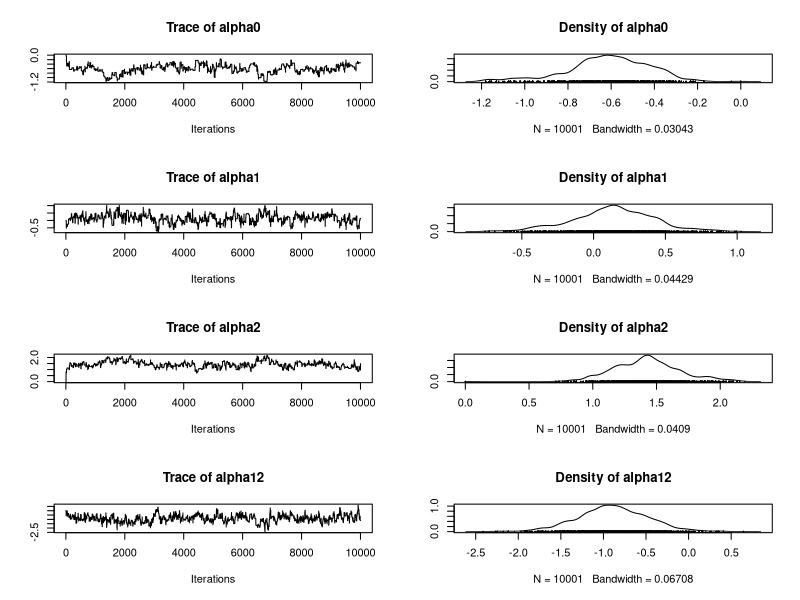
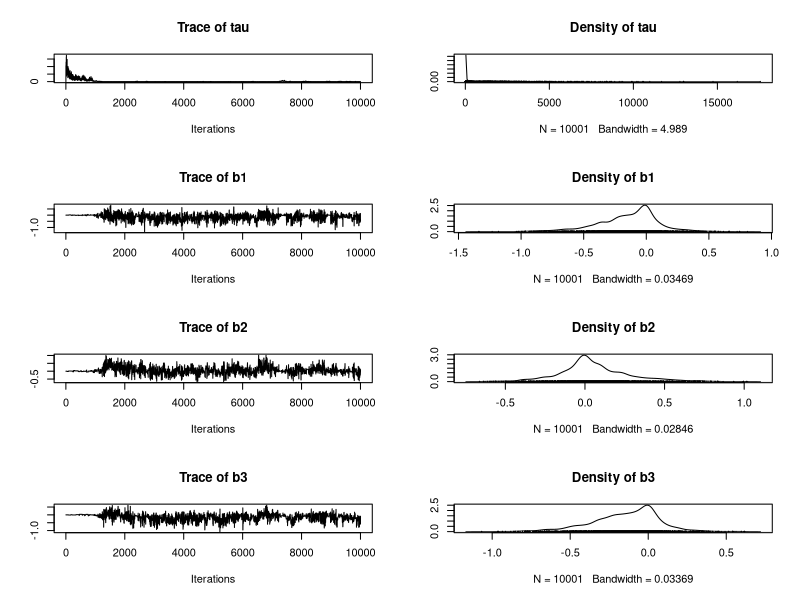
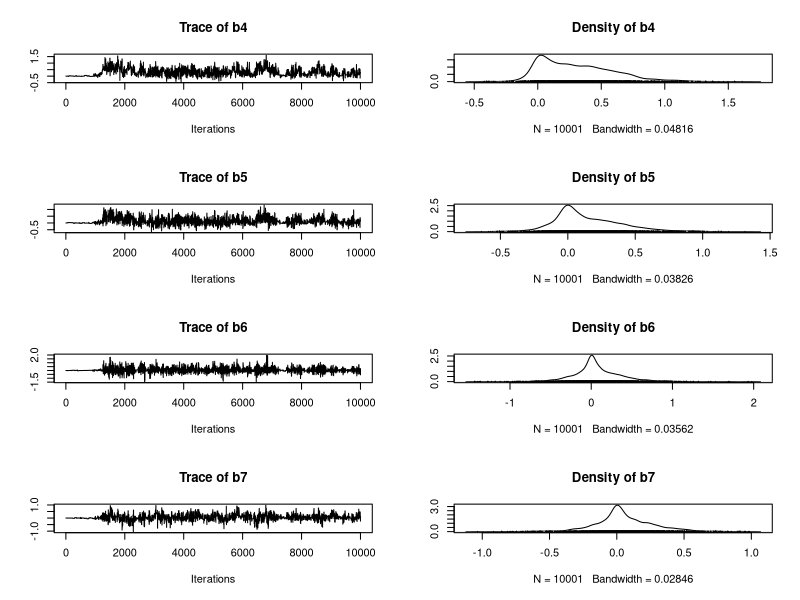
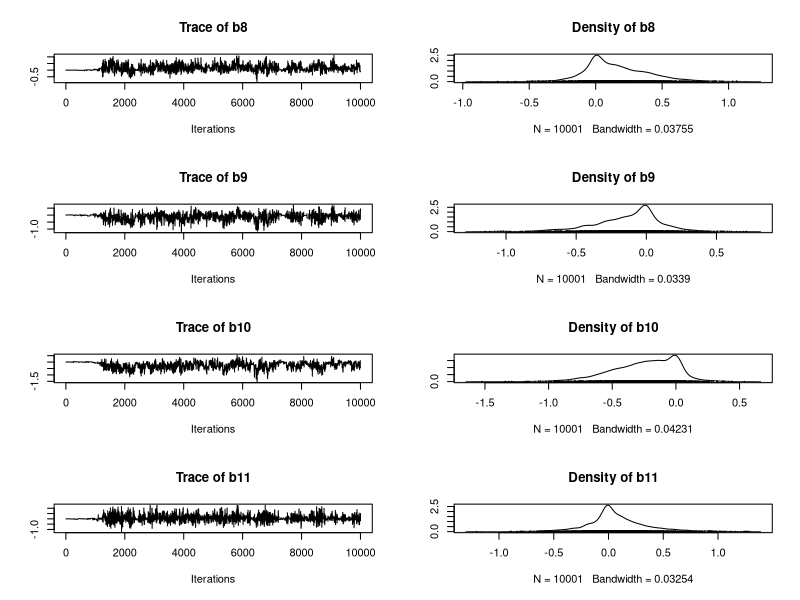
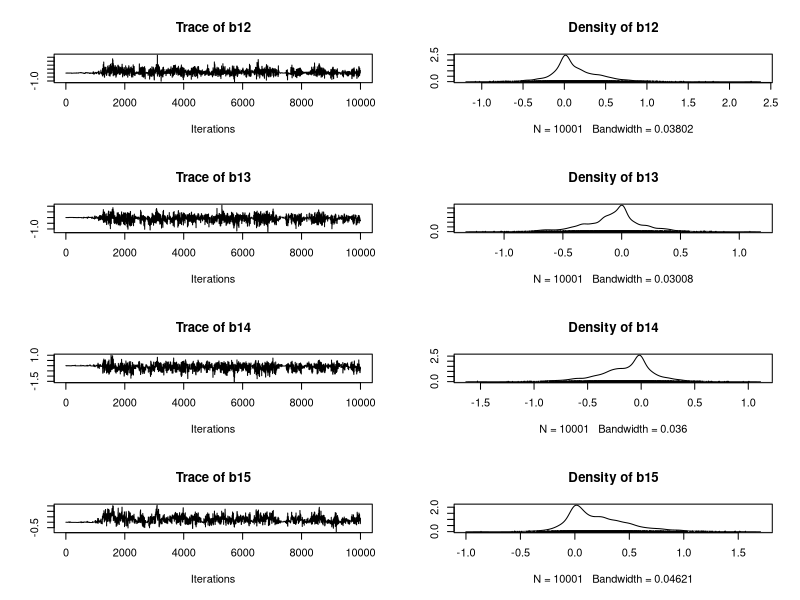
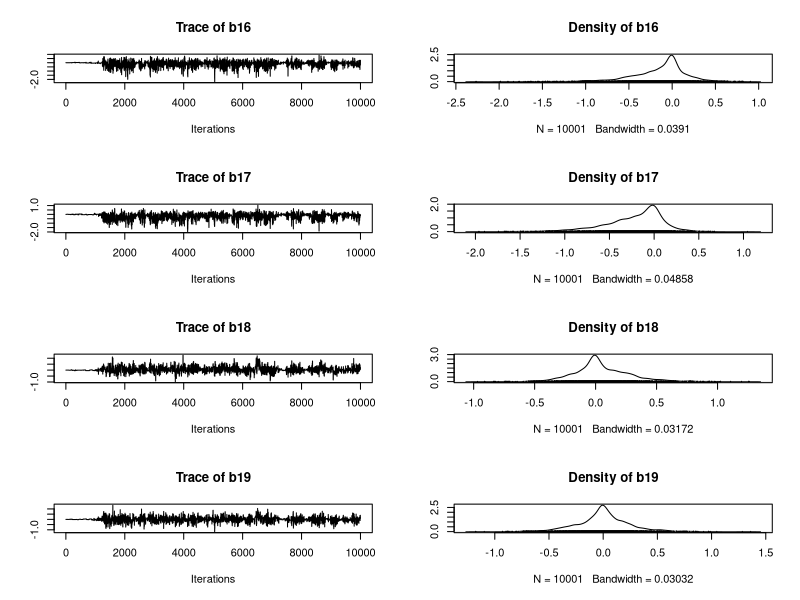
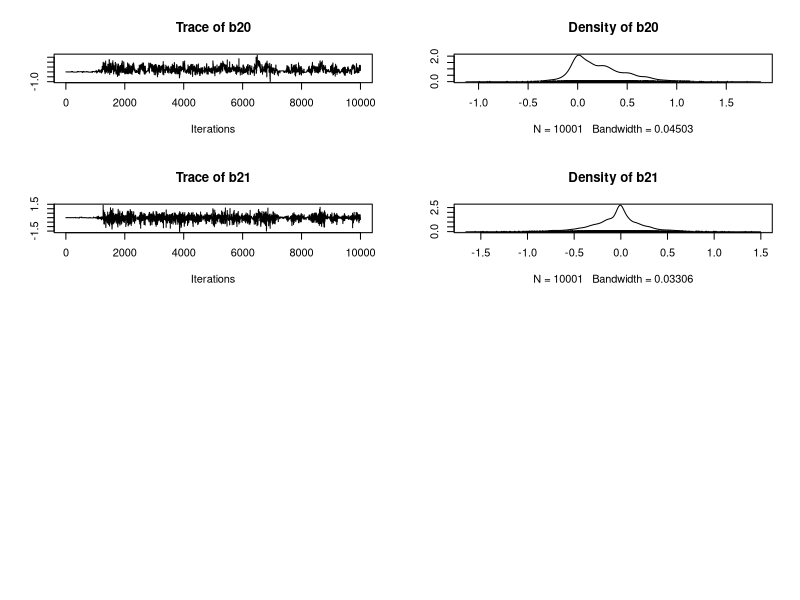

Write the R code that produced these figures, in order.
## ---- chunk 1
library(coda)
library(gtools)
## ---- chunk 2
"I" <- 
21
"r" <-
c(10, 23, 23, 26, 17, 5, 53, 55, 32, 46, 10, 8, 10, 8, 23, 0, 
3, 22, 15, 32, 3)
"n" <-
c(39, 62, 81, 51, 39, 6, 74, 72, 51, 79, 13, 16, 30, 28, 45, 
4, 12, 41, 30, 51, 7)
"x1" <-
c(0, 0, 0, 0, 0, 0, 0, 0, 0, 0, 0, 1, 1, 1, 1, 1, 1, 1, 1, 1, 
1)
"x2" <-
c(0, 0, 0, 0, 0, 1, 1, 1, 1, 1, 1, 0, 0, 0, 0, 0, 1, 1, 1, 1, 
1)
## ---- chunk 3
alpha0 <- 0
alpha1 <- 0
alpha2 <- 0
alpha12 <- 0
tau <- 10
b <- c(0, 0, 0, 0, 0, 0, 0, 0, 0, 0, 
       0, 0, 0, 0, 0, 0, 0, 0, 0, 0,
       0)
## ---- chunk 4
gibbsSeeds <- function(nchain, prop_sd){
  
  #Calcul de p_i
  p <- inv.logit(alpha0 + alpha1*x1 + alpha2*x2 + alpha12*x1*x2 + b)
  
  chain <- matrix(NA, nchain+1, 5+I)
  chain[1,] <- c(alpha0, alpha1, alpha2, alpha12, tau, b)
  
  #prop_b <- rep(NA, I)
  prop_b <- 0
  
  for (i in 1:nchain){
    
    #Mise à jour de alpha0
    prop_a0 <- rnorm(1, alpha0, prop_sd[1])
    prop_p <- inv.logit(prop_a0 + alpha1*x1 + alpha2*x2 + alpha12*x1*x2 + b)
    
    prop_linear <- prop_a0 + alpha1*x1 + alpha2*x2 + alpha12*x1*x2 + b
    prop_p <- exp(prop_linear) / (1 + exp(prop_linear))
    
    top <- -0.5 * prop_a0^2 / 10^6 + sum(r * prop_linear) + sum(n * log1p(-prop_p))
    
    linear <- alpha0 + alpha1*x1 + alpha2*x2 + alpha12*x1*x2 + b
    p <- exp(linear) / (1 + exp(linear))
    
    bottom <- -0.5 * alpha0^2 / 10^6 + sum(r * linear) + sum(n * log1p(-p))
    
    acc_prob <- exp(top - bottom)
    
    if (runif(1) < acc_prob){
      alpha0 <- prop_a0
      p <- prop_p
    }
    
    #Mise à jour de alpha1
    prop_a1 <- rnorm(1, alpha1, prop_sd[1])
    prop_linear <- alpha0 + prop_a1*x1 + alpha2*x2 + alpha12*x1*x2 + b
    prop_p <- exp(prop_linear) / (1 + exp(prop_linear))
    
    top <- -0.5 * prop_a1^2 / 10^6 + sum(r * prop_linear) + sum(n * log1p(-prop_p))
    
    linear <- alpha0 + alpha1*x1 + alpha2*x2 + alpha12*x1*x2 + b
    p <- exp(linear) / (1 + exp(linear))
    
    bottom <- -0.5 * alpha1^2 / 10^6 + sum(r * linear) + sum(n * log1p(-p))
    
    acc_prob <- exp(top - bottom)
    
    if (runif(1) < acc_prob){
      alpha1 <- prop_a1
      p <- prop_p
    }
    
    #Mise à jour de alpha2
    prop_a2 <- rnorm(1, alpha2, prop_sd[1])
    
    prop_linear <- alpha0 + alpha1*x1 + prop_a2*x2 + alpha12*x1*x2 + b
    prop_p <- exp(prop_linear) / (1 + exp(prop_linear))
    
    top <- -0.5 * prop_a2^2 / 10^6 + sum(r * prop_linear) + sum(n * log1p(-prop_p))
    
    linear <- alpha0 + alpha1*x1 + alpha2*x2 + alpha12*x1*x2 + b
    p <- exp(linear) / (1 + exp(linear))
    
    bottom <- -0.5 * alpha2^2 / 10^6 + sum(r * linear) + sum(n * log1p(-p))
    
    acc_prob <- exp(top - bottom)
    
    if (runif(1) < acc_prob){
      alpha2 <- prop_a2
      p <- prop_p
    }
    
    #Mise à jour de alpha12
    prop_a12 <- rnorm(1, alpha12, prop_sd[1])
    
    prop_linear <- alpha0 + alpha1*x1 + alpha2*x2 + prop_a12*x1*x2 + b
    prop_p <- exp(prop_linear) / (1 + exp(prop_linear))
    
    top <- -0.5 * prop_a12^2 / 10^6 + sum(r * prop_linear) + sum(n * log1p(-prop_p))
    
    linear <- alpha0 + alpha1*x1 + alpha2*x2 + alpha12*x1*x2 + b
    p <- exp(linear) / (1 + exp(linear))
    
    bottom <- -0.5 * alpha12^2 / 10^6 + sum(r * linear) + sum(n * log1p(-p))

    acc_prob <- exp(top - bottom)
    
    if (runif(1) < acc_prob){
      alpha12 <- prop_a12
      p <- prop_p
    }
    
    #Mise à jour de tau
    
    tau <- rgamma(n=1, shape=0.001 + I/2, rate = 0.001 + sum(b**2)/2)
    
    #Mise à jour des b_i
    
    for(j in 1:I){
      prop_b <- rnorm(1, b[j], prop_sd[2])
      prop_p <- inv.logit(alpha0 + alpha1*x1[j] + alpha2*x2[j] + alpha12*x1[j]*x2[j] + prop_b)
      top <- (-tau/2)*(prop_b**2) + r[j]*log(prop_p) + (n[j]-r[j])*log(1-prop_p)
      bottom <- (-tau/2)*(b[j]**2) + r[j]*log(p[j]) + (n[j]-r[j])*log(1-p[j])
      acc_prob <- exp(top - bottom)

      if(runif(1) < acc_prob){
        b[j] <- prop_b
        p[j] <- prop_p
      }
    }
    
    #Mise à jour de ma chaîne
    chain[i+1,] <- c(alpha0, alpha1, alpha2, alpha12, tau, b)
    
  }
  colnames(chain) <- c("alpha0","alpha1", "alpha2", "alpha12", "tau", "b1","b2",
                       "b3","b4","b5","b6","b7","b8","b9","b10","b11","b12","b13","b14",
                       "b15","b16","b17","b18","b19","b20","b21")
  return(chain)
}
## ---- chunk 5
chain <- gibbsSeeds(10000, prop_sd = c(1.5,1))

plot(mcmc(chain))

## ---- chunk 6
mean(chain[,"alpha0"])
mean(chain[,"alpha1"])
mean(chain[,"alpha2"])
mean(chain[,"alpha12"])
mean(chain[,"tau"])
